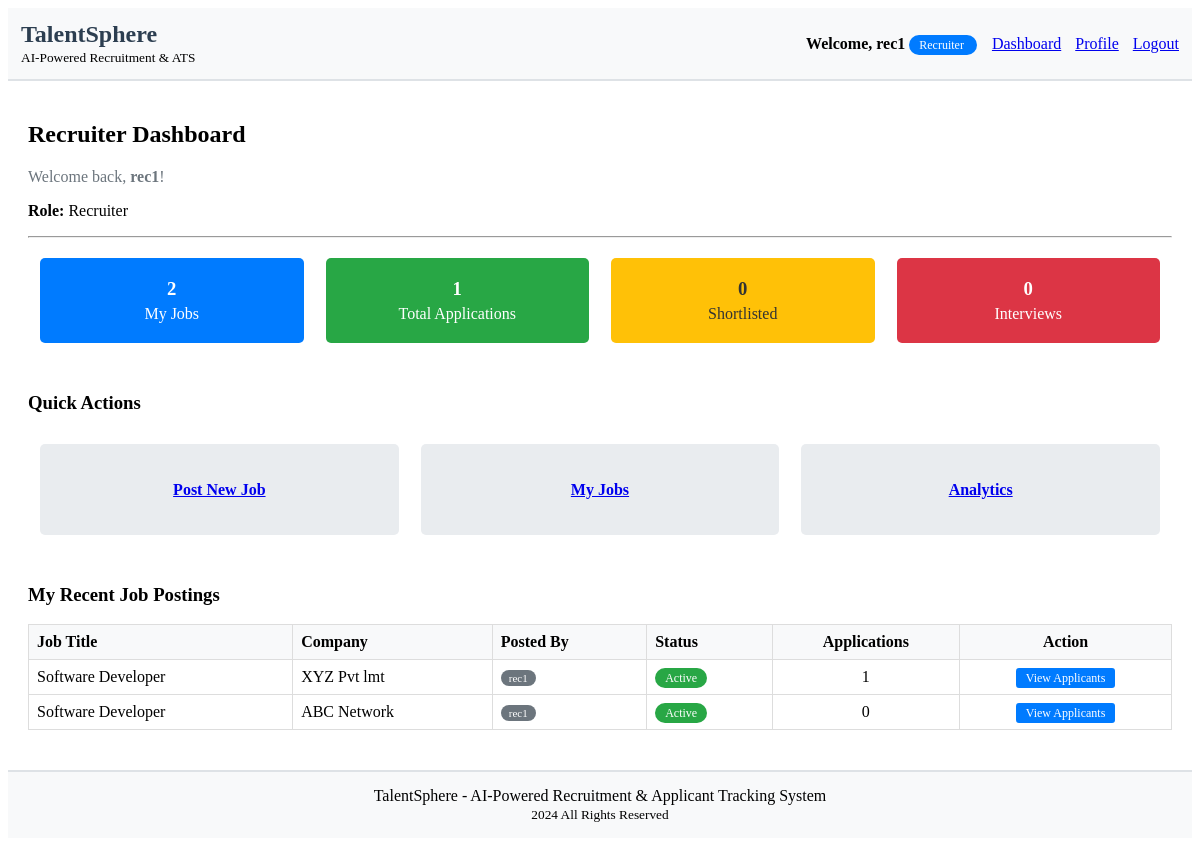
The app's page /accounts/dashboard/ (signed in), older data.
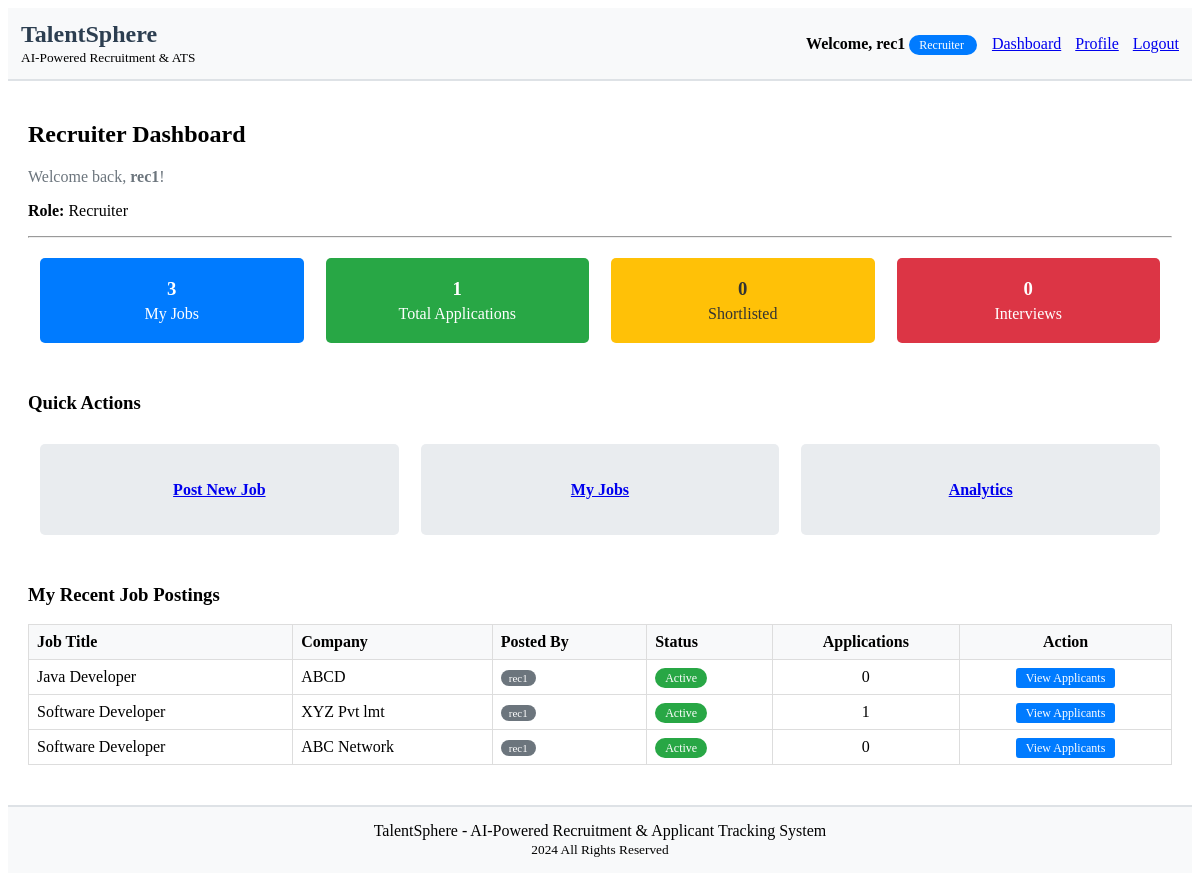
The same page, newer data.
### accounts/models.py (models this page shows, shortened)
class Job(models.Model):
    JOB_STATUS = (
        ('active', 'Active'),
        ('closed', 'Closed'),
        ('draft', 'Draft'),
    )
    EXPERIENCE_LEVELS = (
        ('entry', 'Entry Level'),
        ('mid', 'Mid Level'),
        ('senior', 'Senior Level'),
        ('lead', 'Lead'),
        ('executive', 'Executive'),
    )
    title = models.CharField(max_length=200)
    company = models.CharField(max_length=100)
    location = models.CharField(max_length=200)
    description = models.TextField()
    requirements = models.TextField()
    required_skills = models.TextField(blank=True, null=True, help_text="Comma separated skills")
    experience_level = models.CharField(max_length=20, choices=EXPERIENCE_LEVELS, default='mid')
    salary_min = models.DecimalField(max_digits=10, decimal_places=2, null=True, blank=True)
    salary_max = models.DecimalField(max_digits=10, decimal_places=2, null=True, blank=True)
    status = models.CharField(max_length=20, choices=JOB_STATUS, default='active')
    created_by = models.ForeignKey(User, on_delete=models.CASCADE, related_name='jobs')
    created_at = models.DateTimeField(auto_now_add=True)
    updated_at = models.DateTimeField(auto_now=True)
    class Meta:
        ordering = ['-created_at']

### accounts/views.py (the view, shortened to what this page needs)
# urls.py: path('dashboard/', views.dashboard, name='dashboard'),
@login_required
def dashboard(request):
    user = request.user
    role = user.profile.role
    if role == 'recruiter':
        jobs = Job.objects.filter(created_by=user)
        total_applications = JobApplication.objects.filter(job__created_by=user).count()
        context = {
            'user': user,
            'total_jobs': jobs.count(),
            'total_applications': total_applications,
            'shortlisted': JobApplication.objects.filter(job__created_by=user, status='shortlisted').count(),
            'interviews_scheduled': JobApplication.objects.filter(job__created_by=user, status='interview').count(),
            'jobs': jobs
        }
        return render(request, 'accounts/recruiter_dashboard.html', context)

### accounts/templates/accounts/recruiter_dashboard.html (shortened to what the changed rows need)
{% extends 'accounts/base.html' %}
{% block content %}
    <h2>Recruiter Dashboard</h2>
    <table width="100%" cellpadding="10">
        <tr>
            <td width="25%">
                <div style="background-color: #007bff; color: white; padding: 20px; border-radius: 5px; text-align: center;">
                    <h3 style="margin: 0;">{{ total_jobs }}</h3>
                    <p style="margin: 5px 0 0;">My Jobs</p>
                </div>
            </td>
        </tr>
    </table>
    <br>
    <br>
    {% if jobs %}
        <table width="100%" style="border-collapse: collapse; border: 1px solid #ddd;">
            <thead style="background-color: #f8f9fa;">
                <tr>
                    <th style="border: 1px solid #ddd; padding: 8px; text-align: left;">Job Title</th>
                    <th style="border: 1px solid #ddd; padding: 8px; text-align: left;">Company</th>
                    <th style="border: 1px solid #ddd; padding: 8px; text-align: left;">Posted By</th>
                    <th style="border: 1px solid #ddd; padding: 8px; text-align: left;">Status</th>
                    <th style="border: 1px solid #ddd; padding: 8px; text-align: center;">Applications</th>
                    <th style="border: 1px solid #ddd; padding: 8px; text-align: center;">Action</th>
                </tr>
            </thead>
            <tbody>
                {% for job in jobs|slice:":5" %}
                <tr>
                    <td style="border: 1px solid #ddd; padding: 8px;">{{ job.title }}</td>
                    <td style="border: 1px solid #ddd; padding: 8px;">{{ job.company }}</td>
                    <td style="border: 1px solid #ddd; padding: 8px;">
                        <span style="background-color: #6c757d; color: white; padding: 2px 8px; border-radius: 10px; font-size: 11px;">
                            {{ job.created_by.username }}
                        </span>
                    </td>
                    <td style="border: 1px solid #ddd; padding: 8px;">
                        <span style="background-color:
                            {% if job.status == 'active' %}#28a745
                            {% elif job.status == 'draft' %}#ffc107
                            {% else %}#dc3545{% endif %};
                            color: white; padding: 3px 10px; border-radius: 12px; font-size: 12px;">
                            {{ job.get_status_display }}
                        </span>
                    </td>
                    <td style="border: 1px solid #ddd; padding: 8px; text-align: center;">{{ job.applications.count }}</td>
                    <td style="border: 1px solid #ddd; padding: 8px; text-align: center;">
                        <a href="{% url 'job_applications' job.id %}" style="background-color: #007bff; color: white; padding: 3px 10px; text-decoration: none; border-radius: 3px; font-size: 12px;">
                            View Applicants
                        </a>
                    </td>
                </tr>
                {% endfor %}
            </tbody>
        </table>
    {% else %}
        <p style="text-align: center; padding: 20px; color: #6c757d;">
            You haven't posted any jobs yet. <a href="{% url 'create_job' %}">Post your first job</a>
        </p>
    {% endif %}
{% endblock %}

Row changes from the older to the newer data that the page shows:
added Job: title "Java Developer", company "ABCD", created_by.username "rec1", status "Active", applications.count "0"
Text that changed along with them:
{{ total_jobs }}: "2" → "3"
